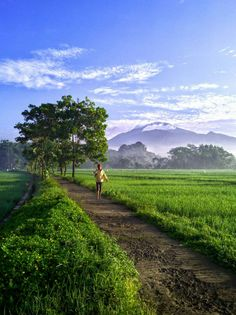
#> input picture PCD ATSAL/ea8c1519f8aee1dfc5cf5d5454844927.jpg, 236 x 315 px, found by its file name
$ python brightness.py
#> lines starting #> are read from the running program, lines starting #| are printed output that depends on the picture
#> further down, image is the input picture: shape (315, 236, 3); mean R, G, B 102.9, 122, 127
import imageio as img
import numpy as np
import matplotlib.pyplot as plt

def bright(image,factor):
#> called with factor = 50
    bright_image = image.astype(np.float32)
    bright_image += bright_image + factor

    bright_image = np.clip(bright_image,0,255)
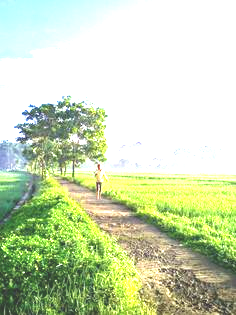
#> bright_image: shape (315, 236, 3) float32; mean R, G, B 203.2, 217.4, 180.4

    return bright_image.astype(np.uint8)

image = img.imread("C:\PCD ATSAL\ea8c1519f8aee1dfc5cf5d5454844927.jpg")
br_image = bright(image,50)

plt.figure(figsize=(15,8))
plt.subplot(2,1,1)
plt.imshow(image)
plt.subplot(2,1,2)
plt.imshow(br_image)
plt.show()
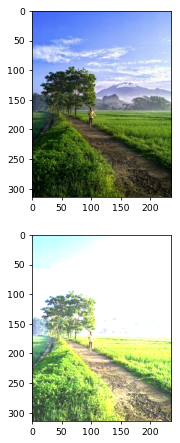
#> figure drawn by matplotlib, 2 panels
